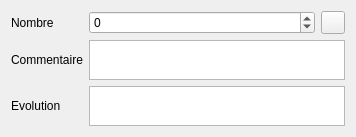
                 <widget class="QWidget" name="page">
                  <layout class="QGridLayout" name="gridLayout" columnstretch="1,5,1">
                   <item row="5" column="0">
                    <widget class="QLabel" name="label_6">
                     <property name="text">
                      <string>Evolution</string>
                     </property>
                    </widget>
                   </item>
                   <item row="1" column="0">
                    <widget class="QLabel" name="label_2">
                     <property name="text">
                      <string>Nombre</string>
                     </property>
                    </widget>
                   </item>
                   <item row="1" column="1">
                    <widget class="QSpinBox" name="spinBox_nombre">
                     <property name="minimum">
                      <number>-1</number>
                     </property>
                    </widget>
                   </item>
                   <item row="3" column="0">
                    <widget class="QLabel" name="label_7">
                     <property name="text">
                      <string>Commentaire</string>
                     </property>
                    </widget>
                   </item>
                   <item row="1" column="2">
                    <widget class="QToolButton" name="toolButton_calc_nb">
                     <property name="text">
                      <string/>
                     </property>
                     <property name="icon">
                      <iconset>
                       <normaloff>:/plugins/Lamia/icons/numpad.png</normaloff>:/plugins/Lamia/icons/numpad.png</iconset>
                     </property>
                    </widget>
                   </item>
                   <item row="3" column="1" colspan="2">
                    <widget class="QTextEdit" name="textEdit_comm">
                     <property name="sizePolicy">
                      <sizepolicy hsizetype="Expanding" vsizetype="Expanding">
                       <horstretch>0</horstretch>
                       <verstretch>0</verstretch>
                      </sizepolicy>
                     </property>
                     <property name="maximumSize">
                      <size>
                       <width>16777215</width>
                       <height>40</height>
                      </size>
                     </property>
                    </widget>
                   </item>
                   <item row="5" column="1" colspan="2">
                    <widget class="QTextEdit" name="textEdit_evolution">
                     <property name="sizePolicy">
                      <sizepolicy hsizetype="Expanding" vsizetype="Expanding">
                       <horstretch>0</horstretch>
                       <verstretch>0</verstretch>
                      </sizepolicy>
                     </property>
                     <property name="maximumSize">
                      <size>
                       <width>16777215</width>
                       <height>40</height>
                      </size>
                     </property>
                    </widget>
                   </item>
                  </layout>
                 </widget>
